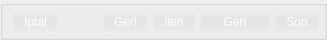
            <widget class="QGroupBox" name="groupBox">
             <property name="enabled">
              <bool>true</bool>
             </property>
             <property name="sizePolicy">
              <sizepolicy hsizetype="Preferred" vsizetype="Minimum">
               <horstretch>0</horstretch>
               <verstretch>0</verstretch>
              </sizepolicy>
             </property>
             <property name="minimumSize">
              <size>
               <width>0</width>
               <height>33</height>
              </size>
             </property>
             <property name="maximumSize">
              <size>
               <width>16777215</width>
               <height>40</height>
              </size>
             </property>
             <property name="baseSize">
              <size>
               <width>40</width>
               <height>40</height>
              </size>
             </property>
             <property name="acceptDrops">
              <bool>true</bool>
             </property>
             <property name="styleSheet">
              <string notr="true">#groupBox{
    background-color: qlineargradient(spread:repeat, x1:0, y1:0, x2:0, y2:1, stop:0 rgba(27, 27, 27, 40), stop:0.510753 rgba(9, 9, 9, 70), stop:1 rgba(0, 0, 0, 40));
	border-top: 1px solid rgba(255, 255, 255, 100)/*white*/
}

/*background-color: qlineargradient(spread:repeat, x1:0, y1:0, x2:0, y2:1, stop:0 rgba(27, 27, 27, 70), stop:0.510753 rgba(9, 9, 9, 125), stop:1 rgba(0, 0, 0, 70));*/

QPushButton{
	padding: 3px 10px 3px 10px;
	color: white;
	border:0px;
	border-radius:2px;
    background-color: qlineargradient(spread:repeat, x1:0, y1:0, x2:0, y2:1, stop:0 rgba(27, 27, 27, 0), stop:0.510753 rgba(9, 9, 9, 10), stop:1 rgba(0, 0, 0, 0));
	/*background-color: qlineargradient(spread:pad, x1:0.5, y1:1, x2:0.5, y2:0, stop:0 rgba(120, 146, 172, 255), stop:0.0155729 rgba(99, 141, 164, 255), stop:0.538376 rgba(49, 84, 106, 255), stop:1 rgba(51, 72, 91, 255))*/
}

QPushButton::flat:hover{
	border:1px solid  rgba(255, 255, 255, 40);
	border-radius:2px;
    background-color:qlineargradient(spread:pad, x1:0, y1:0, x2:0, y2:1, stop:0 rgba(127, 127, 127, 10), stop:0.513661 rgba(231, 231, 231, 50), stop:1 rgba(94, 94, 94, 10))
}

QPushButton::flat{
	border:1px solid  rgba(255, 255, 255, 30);
	border-radius:2px;
    background-color: qlineargradient(spread:repeat, x1:0, y1:0, x2:0, y2:1, stop:0 rgba(27, 27, 27, 0), stop:0.510753 rgba(9, 9, 9, 10), stop:1 rgba(0, 0, 0, 0));
}

QPushButton::flat:pressed{
	border:1px solid  rgba(255, 255, 255, 15);
	border-radius:2px;
	padding: 3px 10px 3px 10px;
    background-color:qlineargradient(spread:pad, x1:0, y1:0, x2:1, y2:0, stop:0 rgba(52, 52, 52, 50));
}
</string>
             </property>
             <property name="title">
              <string/>
             </property>
             <property name="alignment">
              <set>Qt::AlignRight|Qt::AlignTrailing|Qt::AlignVCenter</set>
             </property>
             <property name="flat">
              <bool>true</bool>
             </property>
             <layout class="QGridLayout" name="gridLayout_13">
              <property name="leftMargin">
               <number>10</number>
              </property>
              <property name="topMargin">
               <number>0</number>
              </property>
              <property name="rightMargin">
               <number>5</number>
              </property>
              <property name="bottomMargin">
               <number>0</number>
              </property>
              <property name="horizontalSpacing">
               <number>5</number>
              </property>
              <property name="verticalSpacing">
               <number>0</number>
              </property>
              <item row="0" column="4">
               <widget class="QPushButton" name="buttonGeri2">
                <property name="minimumSize">
                 <size>
                  <width>70</width>
                  <height>23</height>
                 </size>
                </property>
                <property name="maximumSize">
                 <size>
                  <width>200</width>
                  <height>23</height>
                 </size>
                </property>
                <property name="text">
                 <string>Geri</string>
                </property>
                <property name="icon">
                 <iconset resource="../icons/icons.qrc">
                  <normaloff>:/icons/Arrow_Left.png</normaloff>:/icons/Arrow_Left.png</iconset>
                </property>
                <property name="iconSize">
                 <size>
                  <width>16</width>
                  <height>16</height>
                 </size>
                </property>
                <property name="flat">
                 <bool>true</bool>
                </property>
               </widget>
              </item>
              <item row="0" column="2">
               <widget class="QPushButton" name="buttonGeri">
                <property name="minimumSize">
                 <size>
                  <width>0</width>
                  <height>23</height>
                 </size>
                </property>
                <property name="maximumSize">
                 <size>
                  <width>16777215</width>
                  <height>23</height>
                 </size>
                </property>
                <property name="text">
                 <string>Geri</string>
                </property>
                <property name="icon">
                 <iconset resource="../icons/icons.qrc">
                  <normaloff>:/icons/Arrow_Left.png</normaloff>:/icons/Arrow_Left.png</iconset>
                </property>
                <property name="iconSize">
                 <size>
                  <width>16</width>
                  <height>16</height>
                 </size>
                </property>
                <property name="flat">
                 <bool>true</bool>
                </property>
               </widget>
              </item>
              <item row="0" column="0">
               <widget class="QPushButton" name="buttonIptal">
                <property name="minimumSize">
                 <size>
                  <width>0</width>
                  <height>23</height>
                 </size>
                </property>
                <property name="maximumSize">
                 <size>
                  <width>16777215</width>
                  <height>23</height>
                 </size>
                </property>
                <property name="toolTip">
                 <string>Cancel</string>
                </property>
                <property name="text">
                 <string>İptal</string>
                </property>
                <property name="icon">
                 <iconset resource="../icons/icons.qrc">
                  <normaloff>:/icons/Error.png</normaloff>:/icons/Error.png</iconset>
                </property>
                <property name="iconSize">
                 <size>
                  <width>16</width>
                  <height>16</height>
                 </size>
                </property>
                <property name="flat">
                 <bool>true</bool>
                </property>
               </widget>
              </item>
              <item row="0" column="3">
               <widget class="QPushButton" name="buttonIleri">
                <property name="minimumSize">
                 <size>
                  <width>0</width>
                  <height>23</height>
                 </size>
                </property>
                <property name="maximumSize">
                 <size>
                  <width>16777215</width>
                  <height>23</height>
                 </size>
                </property>
                <property name="layoutDirection">
                 <enum>Qt::RightToLeft</enum>
                </property>
                <property name="text">
                 <string>İleri</string>
                </property>
                <property name="icon">
                 <iconset resource="../icons/icons.qrc">
                  <normaloff>:/icons/Arrow_Right.png</normaloff>:/icons/Arrow_Right.png</iconset>
                </property>
                <property name="iconSize">
                 <size>
                  <width>16</width>
                  <height>16</height>
                 </size>
                </property>
                <property name="checkable">
                 <bool>false</bool>
                </property>
                <property name="autoRepeat">
                 <bool>false</bool>
                </property>
                <property name="autoExclusive">
                 <bool>false</bool>
                </property>
                <property name="autoDefault">
                 <bool>false</bool>
                </property>
                <property name="default">
                 <bool>false</bool>
                </property>
                <property name="flat">
                 <bool>true</bool>
                </property>
               </widget>
              </item>
              <item row="0" column="1">
               <spacer name="horizontalSpacer_16">
                <property name="orientation">
                 <enum>Qt::Horizontal</enum>
                </property>
                <property name="sizeHint" stdset="0">
                 <size>
                  <width>40</width>
                  <height>20</height>
                 </size>
                </property>
               </spacer>
              </item>
              <item row="0" column="5">
               <widget class="QPushButton" name="buttonSon">
                <property name="minimumSize">
                 <size>
                  <width>0</width>
                  <height>23</height>
                 </size>
                </property>
                <property name="maximumSize">
                 <size>
                  <width>16777215</width>
                  <height>23</height>
                 </size>
                </property>
                <property name="text">
                 <string>Son</string>
                </property>
                <property name="icon">
                 <iconset resource="../icons/icons.qrc">
                  <normaloff>:/icons/Tick.png</normaloff>:/icons/Tick.png</iconset>
                </property>
                <property name="iconSize">
                 <size>
                  <width>16</width>
                  <height>16</height>
                 </size>
                </property>
                <property name="checkable">
                 <bool>false</bool>
                </property>
                <property name="autoRepeat">
                 <bool>false</bool>
                </property>
                <property name="autoExclusive">
                 <bool>false</bool>
                </property>
                <property name="autoDefault">
                 <bool>false</bool>
                </property>
                <property name="default">
                 <bool>false</bool>
                </property>
                <property name="flat">
                 <bool>true</bool>
                </property>
               </widget>
              </item>
             </layout>
            </widget>
